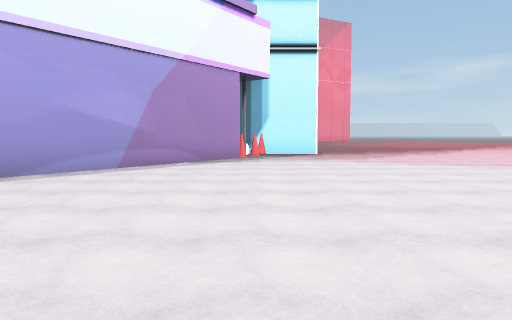
view 1 (above)

20 first-person views from a walk through a Unity game level. The camera is 1.4 m above the floor, tilts 4° down and sees 70° across. The floor is counted in squares, 2 m on a side. Each view is taken from the middle of a square. On the plan, view 1 faces up. The plan holds only what a view shows up to about 11 squares ahead; the rest is blank. The place goes on beyond the plan. The player character is not drawn. Some animated figures are left out. Some surface patterns are stand-ins.

view 2
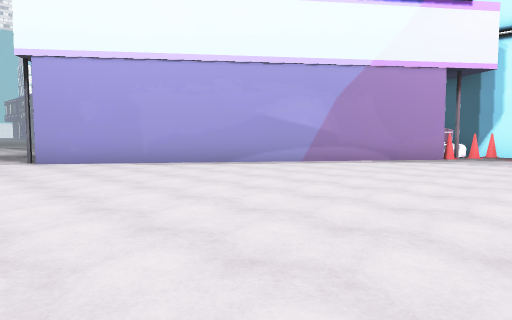

view 3
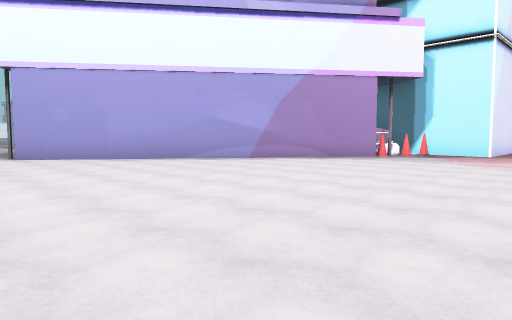

view 4
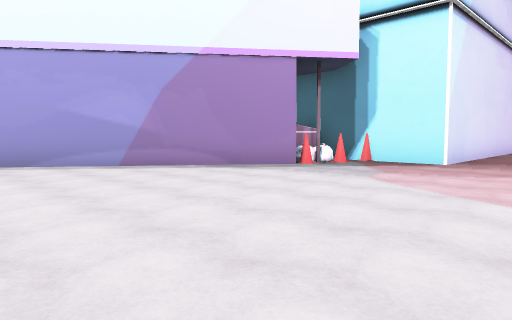

view 5
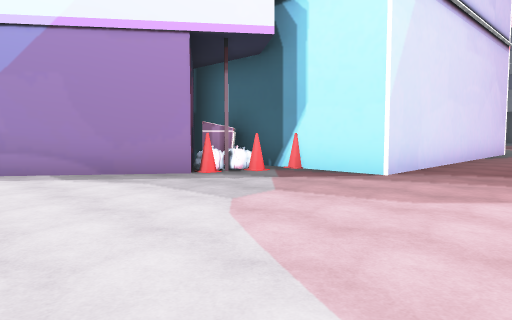

view 6
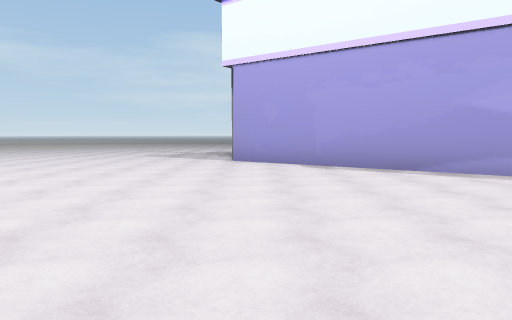

view 7
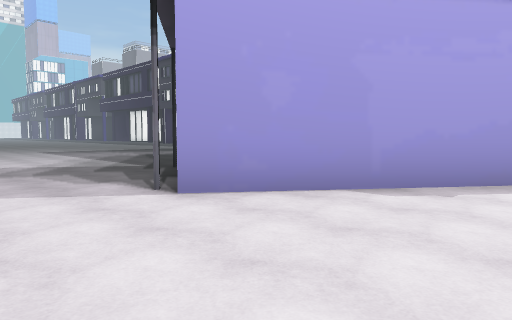

view 8
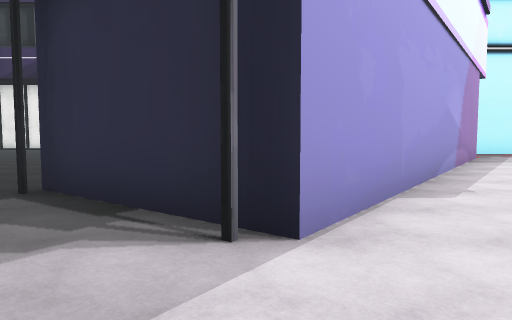

view 9
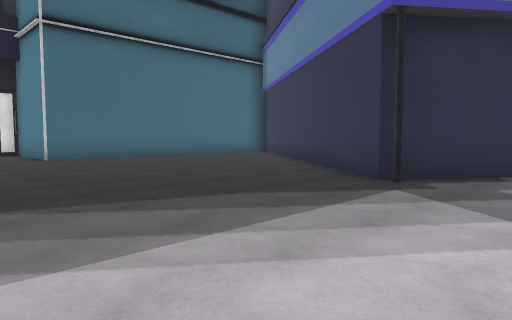

view 10
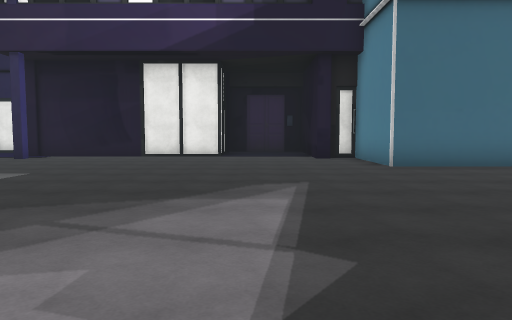

view 11
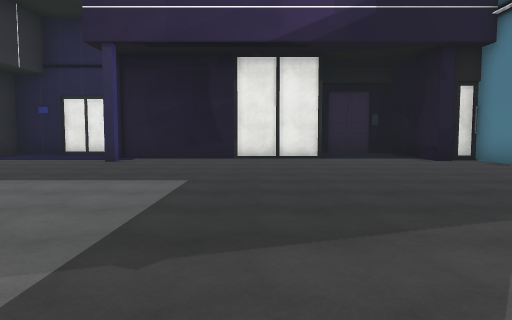

view 12
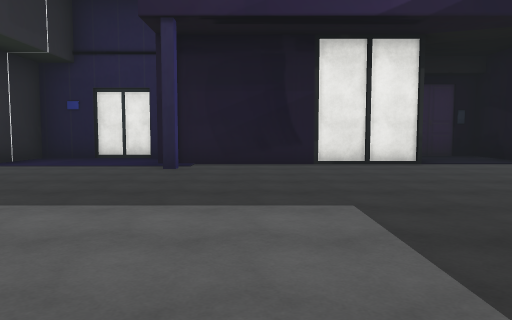

view 13
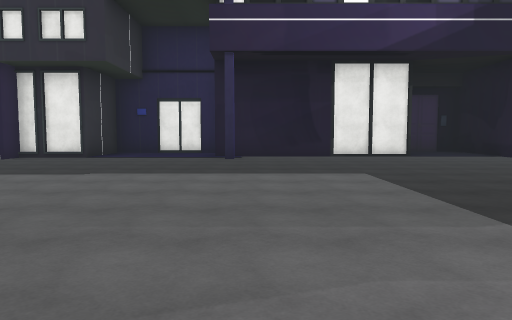

view 14
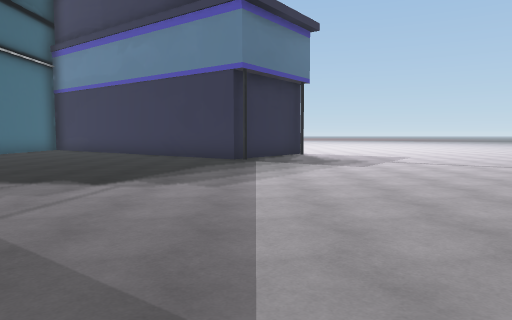

view 15
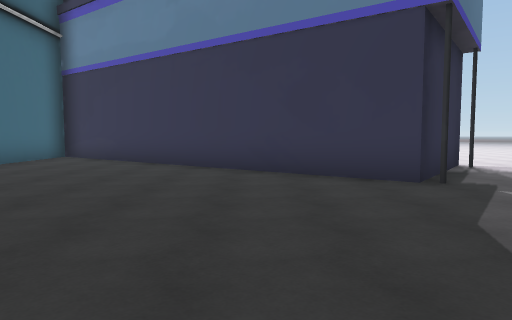

view 16
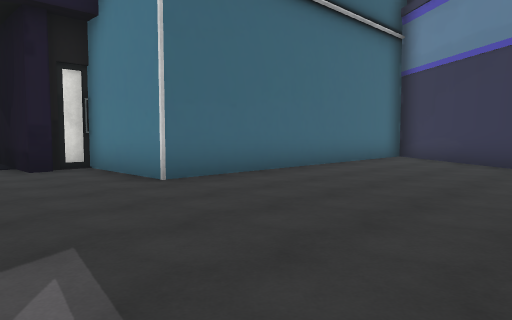

view 17
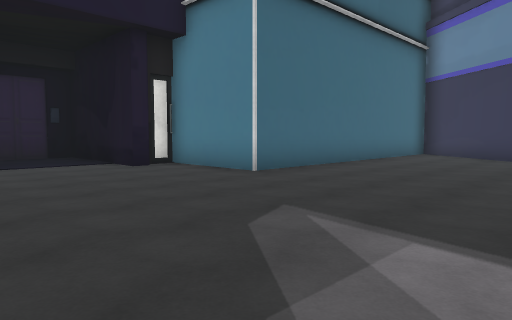

view 18
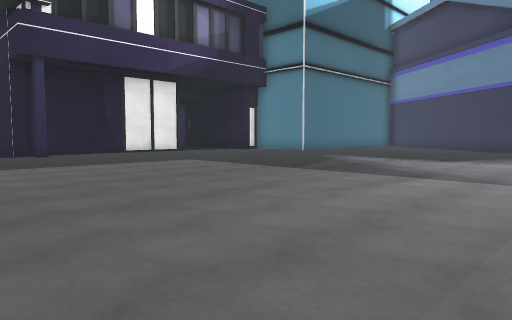

view 19
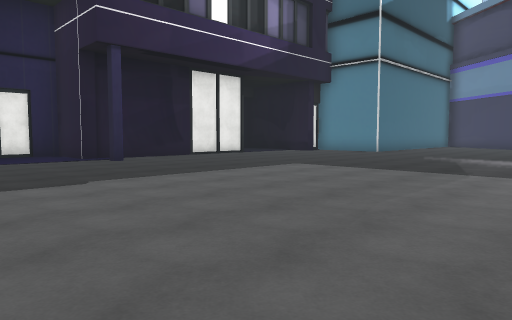

view 20
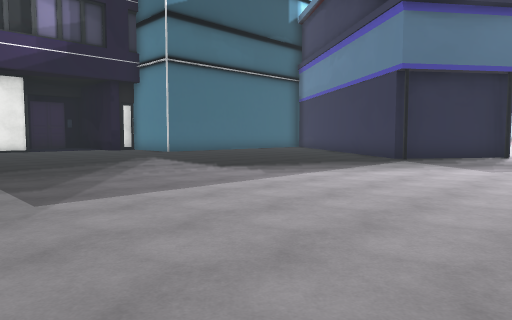

### Floor plan
Key: @ floor where view 1 was taken; # wall or solid block; . floor; C cone; B building; I bin; A bag; O other object.
Columns run from 26 left of view 1 to 5 right of it. Each row starts with its distance up from view 1.
 20            ##               #.
 19 ####         #              #.
 18 B   B        #              #.
 17 #   B######..#              #.
 16 #............##             #.
 15 ....#.........#             #..
 14 ..............#             #..
 13 ..............############C##..
 12 ......................B IOC....
 11  ....................B   AC.....
 10  ....................    B......
  9 ....................B   B.......
  8 ...................B   B........
  7 ..................B    .........
  6 ..................    B.........
  5  ................B   B..........
  4  ................B. B...........
  3  .... .............B............
  2       ..........................
  1       ..........................
  0       .... ...............@.....

Where each view was taken, in squares from view 1:
view 1: 0 up, 0 right, facing up
view 2: 0 up, 3 right, facing up-left
view 3: 0 up, 5 right, facing up-left
view 4: 4 up, 5 right, facing up-left
view 5: 7 up, 5 right, facing up-left
view 6: 3 up, 3 right, facing left
view 7: 0 up, 3 left, facing up-left
view 8: 0 up, 7 left, facing up
view 9: 2 up, 15 left, facing up-right
view 10: 5 up, 15 left, facing up
view 11: 6 up, 18 left, facing up
view 12: 8 up, 20 left, facing up
view 13: 5 up, 21 left, facing up
view 14: 4 up, 20 left, facing right
view 15: 7 up, 15 left, facing right
view 16: 8 up, 15 left, facing up-right
view 17: 8 up, 17 left, facing up-right
view 18: 3 up, 25 left, facing up-right
view 19: 6 up, 26 left, facing up-right
view 20: 0 up, 20 left, facing up-right
